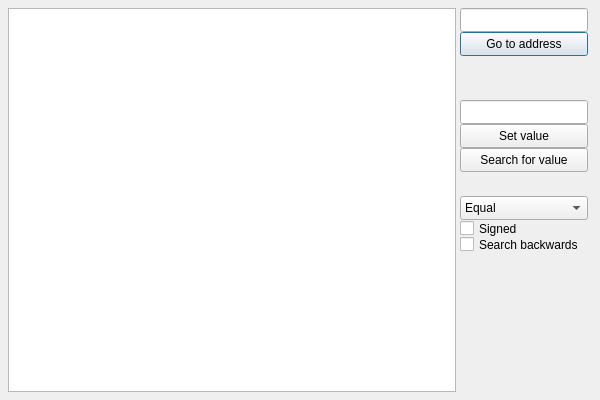
<?xml version="1.0" encoding="UTF-8"?>
<ui version="4.0">
 <class>DialogHexEditor</class>
 <widget class="QDialog" name="DialogHexEditor">
  <property name="geometry">
   <rect>
    <x>0</x>
    <y>0</y>
    <width>600</width>
    <height>400</height>
   </rect>
  </property>
  <property name="sizePolicy">
   <sizepolicy hsizetype="Fixed" vsizetype="Fixed">
    <horstretch>0</horstretch>
    <verstretch>0</verstretch>
   </sizepolicy>
  </property>
  <property name="minimumSize">
   <size>
    <width>600</width>
    <height>400</height>
   </size>
  </property>
  <property name="maximumSize">
   <size>
    <width>600</width>
    <height>400</height>
   </size>
  </property>
  <property name="windowTitle">
   <string>Hex Editor</string>
  </property>
  <widget class="QPlainTextEdit" name="plainTextEdit">
   <property name="geometry">
    <rect>
     <x>8</x>
     <y>8</y>
     <width>448</width>
     <height>384</height>
    </rect>
   </property>
   <property name="font">
    <font>
     <family>Lucida Console</family>
    </font>
   </property>
   <property name="undoRedoEnabled">
    <bool>false</bool>
   </property>
   <property name="readOnly">
    <bool>true</bool>
   </property>
   <property name="plainText">
    <string notr="true"/>
   </property>
   <property name="overwriteMode">
    <bool>true</bool>
   </property>
   <property name="textInteractionFlags">
    <set>Qt::NoTextInteraction</set>
   </property>
  </widget>
  <widget class="QLineEdit" name="lineEdit">
   <property name="geometry">
    <rect>
     <x>460</x>
     <y>8</y>
     <width>128</width>
     <height>24</height>
    </rect>
   </property>
  </widget>
  <widget class="QPushButton" name="pushButton">
   <property name="geometry">
    <rect>
     <x>460</x>
     <y>32</y>
     <width>128</width>
     <height>24</height>
    </rect>
   </property>
   <property name="text">
    <string>Go to address</string>
   </property>
  </widget>
  <widget class="QLineEdit" name="lineEdit_2">
   <property name="geometry">
    <rect>
     <x>460</x>
     <y>100</y>
     <width>128</width>
     <height>24</height>
    </rect>
   </property>
  </widget>
  <widget class="QPushButton" name="pushButton_2">
   <property name="geometry">
    <rect>
     <x>460</x>
     <y>124</y>
     <width>128</width>
     <height>24</height>
    </rect>
   </property>
   <property name="text">
    <string>Set value</string>
   </property>
  </widget>
  <widget class="QPushButton" name="pushButton_3">
   <property name="geometry">
    <rect>
     <x>460</x>
     <y>148</y>
     <width>128</width>
     <height>24</height>
    </rect>
   </property>
   <property name="text">
    <string>Search for value</string>
   </property>
  </widget>
  <widget class="QComboBox" name="comboBox">
   <property name="geometry">
    <rect>
     <x>460</x>
     <y>196</y>
     <width>128</width>
     <height>24</height>
    </rect>
   </property>
   <item>
    <property name="text">
     <string>Equal</string>
    </property>
   </item>
   <item>
    <property name="text">
     <string>Not equal</string>
    </property>
   </item>
   <item>
    <property name="text">
     <string>Less than</string>
    </property>
   </item>
   <item>
    <property name="text">
     <string>Less or equal</string>
    </property>
   </item>
   <item>
    <property name="text">
     <string>Greater than</string>
    </property>
   </item>
   <item>
    <property name="text">
     <string>Greater or equal</string>
    </property>
   </item>
  </widget>
  <widget class="QCheckBox" name="checkBox">
   <property name="geometry">
    <rect>
     <x>460</x>
     <y>220</y>
     <width>70</width>
     <height>17</height>
    </rect>
   </property>
   <property name="text">
    <string>Signed</string>
   </property>
  </widget>
  <widget class="QCheckBox" name="checkBox_2">
   <property name="geometry">
    <rect>
     <x>460</x>
     <y>236</y>
     <width>128</width>
     <height>17</height>
    </rect>
   </property>
   <property name="text">
    <string>Search backwards</string>
   </property>
  </widget>
 </widget>
 <resources/>
 <connections/>
</ui>
